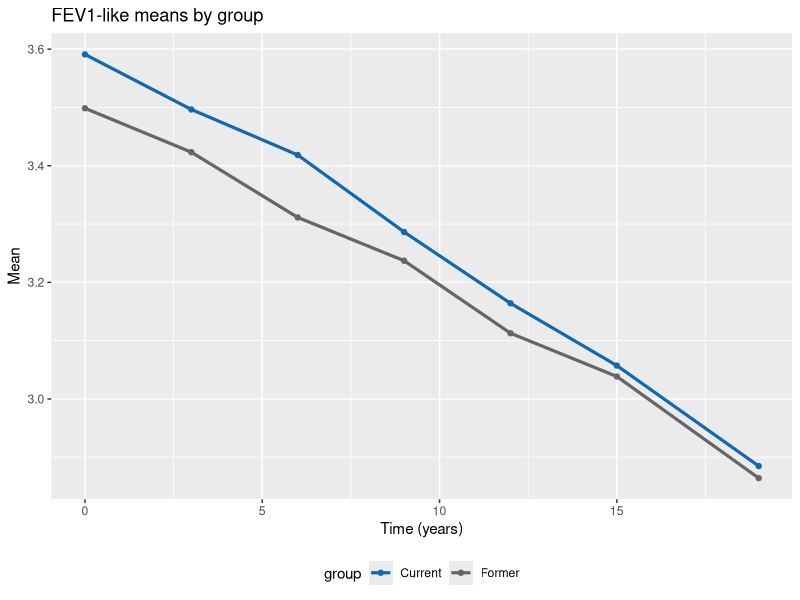

The R source for this figure: (Note: this script raises an error after producing the figure.)
## ---- chunk 1
set.seed(6)
arm_cols <- c(Placebo="gray40", Drug="#1369B0",
              Former="gray40", Current="#1369B0",
              Succimer="#1369B0")
ok_gg  <- requireNamespace("ggplot2", quietly=TRUE)
ok_d   <- requireNamespace("dplyr", quietly=TRUE)
ok_tid <- requireNamespace("tidyr", quietly=TRUE)
ok_nlme<- requireNamespace("nlme", quietly=TRUE)
ok_emm <- requireNamespace("emmeans", quietly=TRUE)

if (ok_nlme) {
  library(nlme)
  safe_gls <- function(form, data, corr=NULL, ...) {
    # Preserve environment for inline symbols (e.g., wkp), and store literal formula
    if (inherits(form, "formula")) {
      fobj <- form
      if (is.null(environment(fobj))) environment(fobj) <- parent.frame()
    } else {
      fobj <- stats::as.formula(form, env = parent.frame())
    }
    fit <- try(nlme::gls(model = fobj, data = data, correlation = corr, ...), silent = TRUE)
    if (inherits(fit, "try-error")) {
      fit <- nlme::gls(model = fobj, data = data, method = "REML")
    }
    fit$call$model <- fobj
    fit
  }
}
## ---- chunk 2
# Simulate 133 subjects, irregular times (0,3,6,9,12,15,19 years), two smoking groups
N <- 133
times <- c(0,3,6,9,12,15,19)
id <- rep(seq_len(N), each=length(times))
time <- rep(times, N)
group <- rep(sample(c("Former","Current"), N, TRUE, prob=c(0.5,0.5)), each=length(times))

# Linear decline; Current declines slightly faster
mu0 <- 3.50; slope_F <- -0.033; slope_C_delta <- -0.005
slope <- ifelse(group=="Current", slope_F + slope_C_delta, slope_F)
mu <- mu0 + slope*time

# AR(1)-ish within-subject noise
rho <- 0.6; sig <- 0.20; u <- rnorm(N,0,0.25); y <- numeric(length(id))
for (i in seq_len(N)) {
  idx <- which(id==i); y[idx][1] <- mu[idx][1] + u[i] + rnorm(1,0,sig)
  for (k in 2:length(idx)) y[idx][k] <- mu[idx][k] + u[i] + rho*(y[idx][k-1]-mu[idx][k-1]-u[i]) + rnorm(1,0,sig*sqrt(1-rho^2))
}
fev <- data.frame(id=factor(id), time=time, group=factor(group), y=y)
## ---- chunk 3
if (ok_gg) {
  library(ggplot2)
  library(dplyr)
  summ <- fev |> dplyr::group_by(group, time) |> dplyr::summarise(m=mean(y), .groups="drop")
  ggplot(summ, aes(time, m, color=group)) +
    geom_line(linewidth=1.1) + geom_point() +
    scale_color_manual(values=arm_cols) +
    labs(title="FEV1-like means by group", x="Time (years)", y="Mean") +
    theme(legend.position="bottom") -> p_fev
  print(p_fev)
} else cat("Install ggplot2 for plots.\n")
## ---- chunk 4
if (ok_gg && ok_nlme && exists("fit_lin")) {
  library(ggplot2)
  fev$res_lin <- residuals(fit_lin, type="normalized")
  ggplot(fev, aes(time, res_lin)) + geom_point(alpha=0.3) +
    geom_smooth(se=FALSE, method="loess") +
    labs(title="Residuals vs time (linear fit)", y="Normalized residuals", x="Time")
} else {
  cat("Fit a linear model (fit_lin) and install ggplot2 to view residual diagnostics.\n")
}
## ---- chunk 5
if (ok_gg && ok_nlme && exists("fit_lin")) {
  library(ggplot2)
  fev$res_lin <- residuals(fit_lin, type="normalized")
  ggplot(fev, aes(time, res_lin)) + geom_point(alpha=0.3) +
    geom_smooth(se=FALSE, method="loess") +
    labs(y="Normalized residuals", x="Time (years)")
} else { cat("Fit a linear model (fit_lin) for residuals plot.\n") }
## ---- chunk 6
if (ok_gg && ok_nlme && exists("f_spl")) {
  library(dplyr); library(ggplot2)
  s_fit <- tlc |> dplyr::group_by(arm, week) |> dplyr::summarise(m=mean(y), .groups="drop")
  neww <- expand.grid(week = sort(unique(tlc$week)), arm = levels(tlc$arm))
  neww$w1 <- pmax(neww$week - 1, 0)
  preds <- predict(f_spl, newdata=neww)
  ggplot() + geom_point(data=s_fit, aes(week, m, color=arm)) +
    geom_line(data=cbind(neww, fit=preds), aes(week, fit, color=arm), linetype="dashed", linewidth=1.1) +
    scale_color_manual(values=arm_cols) + labs(y="Mean TLC", x="Week")
} else { cat("Fit the spline model (f_spl) to view observed vs fitted.") }
## ---- chunk 7
if (ok_nlme && requireNamespace("car", quietly=TRUE) && exists("fit_quad")) {
  library(car)
  # Component+residual plot for t_c^2 term (uses 'lm' interface; fallback via lm on fev for visualization)
  fit_lm_quad <- lm(y ~ group * (time_c + I(time_c^2)), data=fev)
  crPlots(fit_lm_quad, ~ I(time_c^2))
} else {
  cat("Install 'car' and ensure fit_quad exists to show partial residual for t_c^2.\n")
}
## ---- chunk 8
if (ok_nlme) {
  fev$time_c <- fev$time - mean(fev$time)  # centering
  fit_lin <- safe_gls(y ~ group * time_c, data=fev, corr = corCompSymm(~1|id), method="REML")
  fit_quad<- safe_gls(y ~ group * (time_c + I(time_c^2)), data=fev, corr = corCompSymm(~1|id), method="ML")
  fit_lin_ml <- safe_gls(y ~ group * time_c, data=fev, corr = corCompSymm(~1|id), method="ML")
  LR <- 2*(logLik(fit_quad) - logLik(fit_lin_ml))
  cat("LR test (quad vs lin):", as.numeric(LR), "df=2\n")
  print(summary(fit_lin)$tTable)
} else cat("Install nlme to fit GLS models.\n")
## ---- chunk 9
if (ok_nlme) {
  # Ensure group levels and centered time used in the quadratic model
  fev$group <- factor(fev$group, levels = c("Former","Current"))
  fev$time_c <- fev$time - mean(fev$time)
  fit_quad <- safe_gls(y ~ group * (time_c + I(time_c^2)), data = fev,
                       corr = corCompSymm(~1|id), method = "ML")
  cf <- coef(fit_quad)

  # Reference group (Former)
  b_t  <- unname(cf["time_c"])
  b_t2 <- unname(cf["I(time_c^2)"])

  # Other group (Current) adds interactions if present
  b_t_C  <- b_t  + if ("groupCurrent:time_c" %in% names(cf)) cf["groupCurrent:time_c"] else 0
  b_t2_C <- b_t2 + if ("groupCurrent:I(time_c^2)" %in% names(cf)) cf["groupCurrent:I(time_c^2)"] else 0

  tbar <- mean(fev$time)

  # Safe guards: only compute turning points if curvature exists
  has_curv_ref <- !is.na(b_t2)  &&  abs(b_t2)  > .Machine$double.eps
  has_curv_cur <- !is.na(b_t2_C) &&  abs(b_t2_C) > .Machine$double.eps

  tp_ref <- if (has_curv_ref) { -b_t  / (2*b_t2)  + tbar } else { NA_real_ }
  tp_cur <- if (has_curv_cur) { -b_t_C / (2*b_t2_C) + tbar } else { NA_real_ }

  out <- data.frame(group = c("Former","Current"),
                    t_star = round(c(tp_ref, tp_cur), 3))
  print(out)
} else {
  cat("Install nlme to fit the quadratic model and compute turning points.\n")
}
## ---- chunk 10
if (ok_emm && exists("fit_lin")) {
  library(emmeans)
  emt <- emtrends(fit_lin, ~ group, var = "time_c")
  print(emt)
  print(contrast(emt, "pairwise"))
} else {
  cat("Fit a linear model (fit_lin) and install emmeans to compute slope contrasts.\n")
}
## ---- chunk 11
if (ok_nlme) {
  fev$time_s <- as.numeric(scale(fev$time, center=TRUE, scale=TRUE))
  fit_poly <- safe_gls(y ~ group * poly(time_s, 2, raw = FALSE), data=fev,
                       corr = corCompSymm(~1|id), method="ML")
  cat("AIC (orthogonal degree-2):", AIC(fit_poly), "\n")
} else cat("Install nlme to fit GLS models.\n")
## ---- chunk 12
# TLC-like: four planned weeks 0,1,4,6; Placebo vs Succimer; sharp early drop then flatten/rebound
n <- 200; weeks <- c(0,1,4,6)
id2 <- rep(seq_len(n), each=length(weeks))
week <- rep(weeks, n)
arm <- rep(sample(c("Placebo","Succimer"), n, TRUE), each=length(weeks))

# Means: Placebo ~ flat decline; Succimer big drop at week1 then rebound
muP <- 26 + c(0, -1.6, -2.2, -2.6)
muS <- 26 + c(0, -12.8, -9.6, -7.2)
mu <- ifelse(arm=="Placebo", muP[match(week, weeks)], muS[match(week, weeks)])

rho <- 0.5; sig <- 6; u2 <- rnorm(n,0,3); y2 <- numeric(length(id2))
for (i in seq_len(n)) {
  idx <- which(id2==i); y2[idx][1] <- mu[idx][1] + u2[i] + rnorm(1,0,sig)
  for (k in 2:length(idx)) y2[idx][k] <- mu[idx][k] + u2[i] + rho*(y2[idx][k-1]-mu[idx][k-1]-u2[i]) + rnorm(1,0,sig*sqrt(1-rho^2))
}
tlc <- data.frame(id=factor(id2), week=week, arm=factor(arm), y=y2)
## ---- chunk 13
if (ok_gg) {
  library(ggplot2); library(dplyr)
  s2 <- tlc |> dplyr::group_by(arm, week) |> dplyr::summarise(m=mean(y), .groups="drop")
  ggplot(s2, aes(week, m, color=arm)) + geom_line(linewidth=1.1) + geom_point() +
    scale_color_manual(values=arm_cols) +
    labs(title="TLC means by arm", x="Week", y="Mean lead level") +
    theme(legend.position="bottom") -> p_tlc
  print(p_tlc)
}
## ---- chunk 14
if (ok_nlme) {
  tlc$w1 <- pmax(tlc$week - 1, 0)
  fit_lin  <- safe_gls(y ~ arm * week, data=tlc, corr = corCompSymm(~1|id), method="ML")
  fit_spl  <- safe_gls(y ~ arm * (week + w1), data=tlc, corr = corCompSymm(~1|id), method="ML")
  LR2 <- 2*(logLik(fit_spl) - logLik(fit_lin))
  cat("LR test (spline vs linear):", as.numeric(LR2), "df=2\n")
  print(summary(fit_spl)$tTable)
} else cat("Install nlme to fit GLS models.\n")
## ---- chunk 15
# If a spline model exists, compute numeric pre/post slopes per arm
if (exists("f_spl")) {
  cf <- coef(f_spl)
  # Identify arms generically
  alev <- levels(tlc$arm)
  ref  <- alev[1]; oth <- alev[2]
  b_t   <- unname(cf["week"])
  b_w1  <- if ("w1" %in% names(cf)) unname(cf["w1"]) else 0
  b_a   <- 0  # intercept shift not used in slopes
  # Interaction names depend on factor level
  i_week <- paste0("arm", oth, ":week")
  i_w1   <- paste0("arm", oth, ":w1")
  b_iw   <- if (i_week %in% names(cf)) unname(cf[i_week]) else 0
  b_iw1  <- if (i_w1   %in% names(cf)) unname(cf[i_w1])   else 0
  # Slopes: pre uses 'week' only; post adds 'w1'
  pre_ref  <- b_t
  post_ref <- b_t + b_w1
  pre_oth  <- b_t + b_iw
  post_oth <- b_t + b_w1 + b_iw + b_iw1
  tab <- data.frame(arm = c(ref, ref, oth, oth),
                    segment = c("pre-knot","post-knot","pre-knot","post-knot"),
                    slope = round(c(pre_ref, post_ref, pre_oth, post_oth), 3))
  print(tab)
} else {
  cat("Fit the spline model (f_spl) to show numeric pre/post slopes.")
}
## ---- chunk 16
if (ok_gg && ok_nlme && exists("fit_spl")) {
  tlc$fit <- as.numeric(predict(fit_spl))
  library(dplyr)
  s_fit <- tlc |> dplyr::group_by(arm, week) |> dplyr::summarise(m=mean(y), f=mean(fit), .groups="drop")
  library(ggplot2)
  ggplot(s_fit, aes(week, m, color=arm)) +
    geom_point() + geom_line(linewidth=1.1) +
    geom_line(aes(y=f), linetype="dashed", linewidth=1.1) +
    scale_color_manual(values=arm_cols) +
    labs(title="Observed vs fitted means (spline)", y="Mean", x="Week") -> p_fit
  print(p_fit)
}
## ---- chunk 17
if (ok_gg && ok_nlme) {
  if (!exists("f_lin")) f_lin <- safe_gls(y ~ arm * week, data=tlc, corr=corCompSymm(~1|id), method="ML")
  neww <- data.frame(week = sort(unique(tlc$week)),
                     arm = factor(rep(levels(tlc$arm), each=length(sort(unique(tlc$week)))),
                                  levels=levels(tlc$arm)))
  if (!exists("s2")) {
    library(dplyr); s2 <- tlc |> dplyr::group_by(arm, week) |> dplyr::summarise(m=mean(y), .groups="drop")
  }
  pred <- predict(f_lin, newdata=neww)
  library(ggplot2)
  ggplot() + geom_point(data=s2, aes(week, m, color=arm)) +
    geom_line(data=cbind(neww, fit=pred), aes(week, fit, color=arm), linetype="dashed", linewidth=1.1) +
    scale_color_manual(values=arm_cols) + labs(y="Mean", x="Week")
}
## ---- chunk 18
if (ok_gg && ok_nlme) {
  f_quad <- safe_gls(y ~ arm * (week + I(week^2)), data=tlc, corr=corCompSymm(~1|id), method="ML")
  predq <- predict(f_quad, newdata=neww)
  library(ggplot2)
  ggplot() + geom_point(data=s2, aes(week, m, color=arm)) +
    geom_line(data=cbind(neww, fit=predq), aes(week, fit, color=arm), linetype="dashed", linewidth=1.1) +
    scale_color_manual(values=arm_cols) + labs(y="Mean", x="Week")
}
## ---- chunk 19
if (ok_gg && ok_nlme) {
  tlc$w1 <- pmax(tlc$week - 1, 0)
  f_spl <- safe_gls(y ~ arm * (week + w1), data=tlc, corr=corCompSymm(~1|id), method="ML")
  neww$w1 <- pmax(neww$week - 1, 0)
  preds <- predict(f_spl, newdata=neww)
  library(ggplot2)
  ggplot() + geom_point(data=s2, aes(week, m, color=arm)) +
    geom_line(data=cbind(neww, fit=preds), aes(week, fit, color=arm), linetype="dashed", linewidth=1.1) +
    scale_color_manual(values=arm_cols) + labs(y="Mean", x="Week")
}
## ---- chunk 20
if (ok_gg && ok_nlme) {
  neww <- data.frame(week = sort(unique(tlc$week)),
                     arm = factor(rep(levels(tlc$arm), each=length(sort(unique(tlc$week)))),
                                  levels=levels(tlc$arm)))
  f_lin <- safe_gls(y ~ arm * week, data=tlc, corr=corCompSymm(~1|id), method="ML")
  pred <- predict(f_lin, newdata=neww)
  library(ggplot2); library(dplyr)
  s2 <- tlc |> dplyr::group_by(arm, week) |> dplyr::summarise(m=mean(y), .groups="drop")
  ggplot() +
    geom_point(data=s2, aes(week, m, color=arm)) +
    geom_line(data=cbind(neww, fit=pred), aes(week, fit, color=arm), linetype="dashed", linewidth=1.1) +
    scale_color_manual(values=arm_cols) + labs(y="Mean", x="Week")
} else cat("Install ggplot2 + nlme to compare fits.\n")
## ---- chunk 21
if (ok_gg && ok_nlme) {
  f_quad <- safe_gls(y ~ arm * (week + I(week^2)), data=tlc, corr=corCompSymm(~1|id), method="ML")
  predq <- predict(f_quad, newdata=neww)
  ggplot() +
    geom_point(data=s2, aes(week, m, color=arm)) +
    geom_line(data=cbind(neww, fit=predq), aes(week, fit, color=arm), linetype="dashed", linewidth=1.1) +
    scale_color_manual(values=arm_cols) + labs(y="Mean", x="Week")
}
## ---- chunk 22
if (ok_gg && ok_nlme) {
  tlc$w1 <- pmax(tlc$week - 1, 0)
  f_spl <- safe_gls(y ~ arm * (week + w1), data=tlc, corr=corCompSymm(~1|id), method="ML")
  neww$w1 <- pmax(neww$week - 1, 0)
  preds <- predict(f_spl, newdata=neww)
  ggplot() +
    geom_point(data=s2, aes(week, m, color=arm)) +
    geom_line(data=cbind(neww, fit=preds), aes(week, fit, color=arm), linetype="dashed", linewidth=1.1) +
    scale_color_manual(values=arm_cols) + labs(y="Mean", x="Week")
}
## ---- chunk 23
if (ok_emm && exists("fit_spl")) {
  library(emmeans)
  em6 <- emmeans(fit_spl, ~ arm, at = list(week = 6, w1 = 5), data = tlc)
  print(em6)
  print(contrast(em6, "pairwise"))
} else {
  cat("Fit the spline model (fit_spl) and install emmeans to estimate mean differences at a specific time.\n")
}
## ---- chunk 24
if (ok_nlme && ok_emm) {
  # Profiles model with time as factor
  tlc$time_f <- factor(tlc$week)
  fit_prof <- safe_gls(y ~ arm * time_f, data=tlc, corr = corCompSymm(~1|id), method="ML")
  library(emmeans)
  # Curve means at week 1 and 6 using the spline model
  if (!exists("f_spl")) {
    tlc$w1 <- pmax(tlc$week - 1, 0)
    f_spl <- safe_gls(y ~ arm * (week + w1), data=tlc, corr = corCompSymm(~1|id), method="ML")
  }
  wsel <- c(1,6)
  neww <- expand.grid(week=wsel, arm=levels(tlc$arm))
  neww$w1 <- pmax(neww$week - 1, 0)
  pred_curve <- aggregate(predict(f_spl, newdata=neww), by=list(week=neww$week, arm=neww$arm), FUN=mean)
  names(pred_curve)[3] <- "mu_curve"
  # Profiles LS-means
  em_prof <- emmeans(fit_prof, ~ arm | time_f)
  summ_prof <- as.data.frame(em_prof)
  summ_prof$week <- as.numeric(as.character(summ_prof$time_f))
  tab_prof <- subset(summ_prof, week %in% wsel, select=c("week","arm","emmean"))
  names(tab_prof)[3] <- "mu_profile"
  comp <- merge(pred_curve, tab_prof, by=c("week","arm"), all=TRUE)
  # Small table
  comp <- comp[order(comp$week, comp$arm), ]
  print(comp)
} else {
  cat("Install nlme + emmeans to compare curve vs profiles means.\n")
}
## ---- chunk 25
if (ok_nlme && ok_gg) {
  # Profile LR over candidate knots for TLC-like data
  ks <- c(0.5, 1, 2, 3)
  base_ml <- safe_gls(y ~ arm * week, data=tlc, corr=corCompSymm(~1|id), method="ML")
  LRs <- sapply(ks, function(k) {
  d <- tlc
  d$wkp <- pmax(d$week - k, 0)
  fitk <- safe_gls(y ~ arm * (week + wkp), data = d, corr = corCompSymm(~1|id), method = "ML")
  2*(as.numeric(logLik(fitk)) - as.numeric(logLik(base_ml)))
})
  df <- data.frame(knot=ks, LR=LRs)
  library(ggplot2)
  ggplot(df, aes(knot, LR)) + geom_line() + geom_point() +
    geom_hline(yintercept=qchisq(0.95, df=2), linetype="dashed") +
    labs(title="Profile LR by knot (spline vs linear)", y="LR stat", x="Candidate knot")
} else {
  cat("Install nlme + ggplot2 to visualize LR by knot.\n")
}
## ---- chunk 26
tvals <- c(0, 1, 4, 6)
data.frame(t=tvals, hinge = pmax(tvals - 1, 0))
